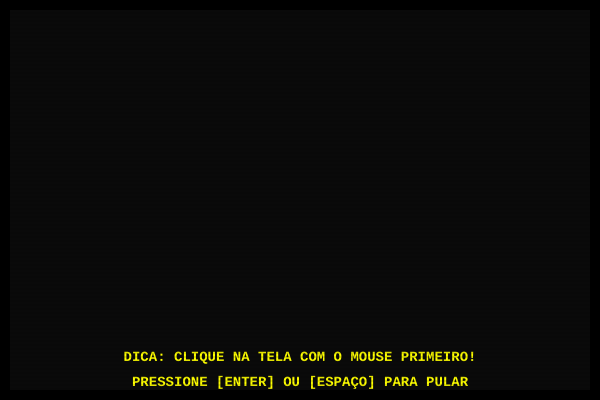
Frame 1 (no input)
Frame 60 (no input): identical to frame 1, image omitted
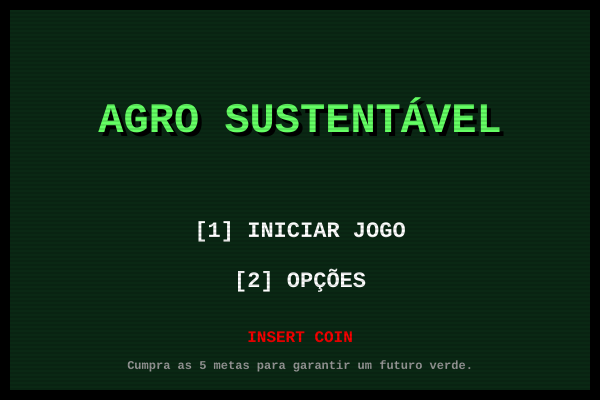
Frame 120 (the mouse pressed at the canvas centre since frame 60)

The p5.js sketch that drew these frames (run headless with seeded random() and noise() and a simulated clock; from frame 60 on, the mouse is pressed at the canvas centre):

// p5.js sketch
// ── sketch.js
// ================= VARIÁVEIS GLOBAIS =================
let estadoAtual = "INTRO"; // INTRO, MENU, OPCOES, TRANSICAO, FASE1 a 5, GAMEOVER, VITORIA
let tempoRestante = 30;
let vidas = 3;
let pontuacao = 0;
let multiplicadorVelocidade = 1.0; 

// Variáveis de Transição
let faseAlvo = 1;
let cliquesParaIniciar = 0;

// Textos e Descrições das Fases
let introducoesFases = [
  "", 
  "FASE 1: PLANTIO SUSTENTÁVEL\n\nO campo precisa de cuidados ecológicos.\nColete Água/Adubo (Azul) e evite agrotóxicos perigosos (Vermelho).",
  "FASE 2: TRANSPORTE CONSCIENTE\n\nHora de pegar a estrada rumo à cidade!\nO caminhão começa devagar e vai acelerando. Desvie dos buracos.",
  "FASE 3: SELEÇÃO DE QUALIDADE\n\nNo galpão de triagem dos alimentos.\nSepare rapidamente as maçãs boas (Verde) das estragadas (Marrom).",
  "FASE 4: DISTRIBUIÇÃO URBANA\n\nA van de entregas chegou ao centro comercial!\nO trânsito vai apertar e acelerar. Desvie dos carros vermelhos.",
  "FASE 5: USINA DE COMPOSTAGEM CAÓTICA\n\nALERTA de Nova Mecânica! A esteira magnética está instável!\nOs itens caem oscilando em ZIGUE-ZAGUE rápido. Pegue orgânicos!"
];

// Variáveis do Jogador e Entidades
let jogador;
let itens = [];
let nuvens = [];
let arvores = [];
let itensColetados = 0; 

// Variáveis de Opções e Dificuldade
let dificuldades = ["FÁCIL", "NORMAL", "DIFÍCIL"];
let diffIndex = 1; 
let somLigado = true;
let menuOpcaoSelecionada = 0;
let taxaSpawnBase = 60;

// Textos da Intro
let yTextoIntro;
let textoSustentabilidade = 
  "SENAR-PR e SEED-PR apresentam:\n\n" +
  "AGRO FORTE, FUTURO SUSTENTAVEL\n\n\n\n" +
  "Ano 199X.\n\n" +
  "O world percebeu que produzir alimentos\n" +
  "exigia grande responsabilidade.\n\n\n" +
  "Sua missao:\n" +
  "1. Plantio sustentavel no campo.\n" +
  "2. Transporte sem desperdicio.\n" +
  "3. Selecao de alimentos com qualidade.\n" +
  "4. Distribuicao urbana eficiente.\n" +
  "5. Compostagem dos residuos.\n\n\n" +
  "O equilibrio esta em suas maos!";

function setup() {
  createCanvas(600, 400);
  textFont('Courier New'); 
  textStyle(BOLD);
  yTextoIntro = height + 50; 
  
  iniciarJogador();
  gerarCenarioFundo();
}

function draw() {
  switch (estadoAtual) {
    case "INTRO": drawIntro(); break;
    case "MENU": drawMenu(); break;
    case "OPCOES": drawOpcoes(); break;
    case "TRANSICAO": drawTransicao(); break;
    case "FASE1": drawFase(1, 110, 190, 240, "PLANTIO CONSCIENTE", "Pegue Água/Adubo. Evite Poluição (Vermelho)!"); break;
    case "FASE2": drawFase(2, 80, 80, 80, "TRANSPORTE EFICIENTE", "Desvie dos buracos! Cuidado com a aceleração."); break;
    case "FASE3": drawFase(3, 160, 110, 80, "SELEÇÃO DE QUALIDADE", "Pegue maçãs boas. Evite as podres/marrons!"); break;
    case "FASE4": drawFase(4, 50, 50, 50, "DISTRIBUIÇÃO URBANA", "Desvie do trânsito que acelera com o tempo!"); break;
    case "FASE5": drawFase(5, 30, 30, 40, "USINA DE RECICLAGEM", "Cuidado! Itens oscilando em zigue-zague rápido!"); break;
    case "GAMEOVER": drawGameOver(); break;
    case "VITORIA": drawVitoria(); break;
  }
  
  aplicarEfeitoCRT(); 
  desenharBordaPreta(); 
}

// ================= TELAS DO JOGO =================

function drawIntro() {
  background(10);
  fill(50, 200, 50); textAlign(CENTER, TOP); textSize(16);
  text(textoSustentabilidade, width / 2, yTextoIntro);
  
  yTextoIntro -= 0.8; 
  
  if (frameCount % 60 < 30) {
    fill(255, 255, 0); textSize(14);
    text("DICA: CLIQUE NA TELA COM O MOUSE PRIMEIRO!", width / 2, height - 50);
    text("PRESSIONE [ENTER] OU [ESPAÇO] PARA PULAR", width / 2, height - 25);
  }
  
  if (yTextoIntro < -480) estadoAtual = "MENU";
}

function drawMenu() {
  background(10, 40, 20); 
  
  fill(0); textAlign(CENTER); textSize(42);
  text("AGRO SUSTENTÁVEL", width / 2 + 4, 104);
  fill(100, 255, 100); text("AGRO SUSTENTÁVEL", width / 2, 100);
  
  textSize(22); fill(255);
  text("[1] INICIAR JOGO", width / 2, 220);
  text("[2] OPÇÕES", width / 2, 270);
  
  textSize(12); fill(150);
  text("Cumpra as 5 metas para garantir um futuro verde.", width/2, height - 40);
  
  if (frameCount % 40 < 20) {
    fill(255, 0, 0); textSize(16); text("INSERT COIN", width / 2, 330);
  }
}

function drawOpcoes() {
  background(20, 20, 60);
  fill(255); textAlign(CENTER); textSize(30); text("OPÇÕES DE JOGO", width / 2, 80);
  
  textSize(20); textAlign(LEFT);
  fill(menuOpcaoSelecionada === 0 ? color(255, 255, 0) : color(255));
  text("Dificuldade: < " + dificuldades[diffIndex] + " >", 150, 180);
  fill(menuOpcaoSelecionada === 1 ? color(255, 255, 0) : color(255));
  text("Música/Som : < " + (somLigado ? "LIGADO" : "DESLIGADO") + " >", 150, 230);
  fill(menuOpcaoSelecionada === 2 ? color(255, 255, 0) : color(255));
  text("VOLTAR AO MENU", 150, 280);
  
  textAlign(CENTER); textSize(12); fill(150);
  text("Use SETAS para escolher. ENTER para confirmar.", width/2, height - 50);
}

function drawTransicao() {
  background(10, 30, 10);
  fill(50, 255, 50); textAlign(CENTER, TOP); textSize(24);
  
  // Exibição da Descrição Completa da Fase Atual
  rect(40, 40, width - 80, height - 160, 0); 
  fill(10, 30, 10); rect(44, 44, width - 88, height - 168, 0);
  
  fill(50, 255, 50);
  text(introducoesFases[faseAlvo], 60, 60, width - 120, height - 180);
  
  // Pergunta e Instrução de Entrada
  textSize(24); fill(255);
  text("VOCÊ ESTÁ PRONTO?", width / 2, height - 90);
  
  if (frameCount % 40 < 25) {
    fill(255, 255, 0); textSize(14);
    text("Click enter 2 vezes para iniciar a fase " + faseAlvo, width / 2, height - 55);
  }
  
  fill(200); textSize(12);
  text("Cliques registrados: " + cliquesParaIniciar + " / 2", width / 2, height - 35);
}

// ================= MOTOR DAS FASES =================

function drawFase(numFase, bgR, bgG, bgB, titulo, dica) {
  background(bgR, bgG, bgB);
  
  // Controle de velocidade das fases de locomoção (Garante largada suave)
  if (numFase === 2 || numFase === 4) {
    multiplicadorVelocidade = map(tempoRestante, 20, 0, 0.7, 1.7);
  } else {
    multiplicadorVelocidade = 1.0;
  }
  
  if (numFase === 1) { animarNuvens(); desenharChao(34, 139, 34); jogador.mostrar(color(220, 180, 130), "fazendeiro"); }
  else if (numFase === 2) { animarArvores(); desenharFaixasRua(); jogador.mostrar(color(200, 50, 50), "caminhao"); }
  else if (numFase === 3) { desenharChao(100, 50, 20); jogador.mostrar(color(150, 200, 250), "cesto"); } 
  else if (numFase === 4) { animarPredios(); desenharFaixasRua(); jogador.mostrar(color(255, 255, 255), "van"); }
  else if (numFase === 5) { desenharChao(80, 80, 90); jogador.mostrar(color(100, 60, 30), "composteira"); }
  
  atualizarHUD("FASE " + numFase + ": " + titulo, dica);
  
  if (frameCount % 60 === 0 && tempoRestante > 0) tempoRestante--;
  if (tempoRestante <= 0 && (numFase === 1 || numFase === 3 || numFase === 5)) gameOver(); 
  
  if (tempoRestante <= 0 && vidas > 0) {
    if (numFase === 2) iniciarTransicao(3);
    else if (numFase === 4) iniciarTransicao(5);
  }

  let limiteY = height - 80; 
  jogador.mover(numFase === 2 || numFase === 4 ? "ambos" : "horizontal");
  jogador.restringir(50, limiteY);

  let taxaAtual = taxaSpawnBase - (diffIndex * 10);
  if (numFase === 2 || numFase === 4) taxaAtual = max(25, taxaAtual - (multiplicadorVelocidade * 10));
  if (numFase === 5) taxaAtual = 20; // Spawn frenético e caótico na fase 5
  
  if (frameCount % floor(taxaAtual) === 0) gerarItem(numFase);
  
  gerenciarItens(numFase);
}

function drawGameOver() {
  background(0);
  fill(255, 0, 0); textAlign(CENTER); textSize(60);
  text("GAME OVER", width / 2, height / 2 - 20);
  textSize(18); fill(255);
  text("O ciclo sustentável foi interrompido.", width / 2, height / 2 + 30);
  if (frameCount % 40 < 20) {
    fill(255, 255, 0); text("PRESSIONE [R] PARA REINICIAR", width / 2, height / 2 + 90);
  }
}

function drawVitoria() {
  background(30, 120, 30);
  fill(255, 215, 0); textAlign(CENTER); textSize(40);
  text("CICLO COMPLETO!", width / 2, height / 2 - 40);
  textSize(18); fill(255);
  text("Você garantiu sustentabilidade do campo à mesa!", width / 2, height / 2 + 10);
  textSize(24); fill(100, 255, 100);
  text("PONTUAÇÃO FINAL: " + pontuacao, width / 2, height / 2 + 60);
  if (frameCount % 40 < 20) {
    fill(255); textSize(16); text("PRESSIONE [R] PARA JOGAR NOVAMENTE", width / 2, height / 2 + 110);
  }
}

// ================= CONTROLES E TRANSIÇÕES =================

function processarAcaoAvançar() {
  if (estadoAtual === "INTRO") {
    estadoAtual = "MENU";
  } else if (estadoAtual === "TRANSICAO") {
    cliquesParaIniciar++;
    if (cliquesParaIniciar >= 2) {
      prepararFase(faseAlvo);
    }
  } else if ((estadoAtual === "GAMEOVER" || estadoAtual === "VITORIA")) {
    estadoAtual = "MENU"; yTextoIntro = height + 50; 
  }
}

function mousePressed() { processarAcaoAvançar(); }

function keyPressed() {
  let ehBotaoAcao = (keyCode === ENTER || keyCode === 13 || keyCode === 32 || key === 'Enter');
  if (ehBotaoAcao) processarAcaoAvançar();
  
  if (estadoAtual === "MENU") {
    if (key === '1') iniciarTransicao(1);
    if (key === '2') { estadoAtual = "OPCOES"; menuOpcaoSelecionada = 0; }
  }
  
  if (estadoAtual === "OPCOES") {
    if (keyCode === UP_ARROW) menuOpcaoSelecionada = max(0, menuOpcaoSelecionada - 1);
    if (keyCode === DOWN_ARROW) menuOpcaoSelecionada = min(2, menuOpcaoSelecionada + 1);
    if (keyCode === LEFT_ARROW) {
      if (menuOpcaoSelecionada === 0) diffIndex = max(0, diffIndex - 1);
      if (menuOpcaoSelecionada === 1) somLigado = !somLigado;
    }
    if (keyCode === RIGHT_ARROW) {
      if (menuOpcaoSelecionada === 0) diffIndex = min(2, diffIndex + 1);
      if (menuOpcaoSelecionada === 1) somLigado = !somLigado;
    }
    if (ehBotaoAcao && menuOpcaoSelecionada === 2) estadoAtual = "MENU";
  }
  if ((key === 'r' || key === 'R')) {
     if(estadoAtual === "GAMEOVER" || estadoAtual === "VITORIA") processarAcaoAvançar();
  }
}

function iniciarTransicao(num) {
  estadoAtual = "TRANSICAO";
  faseAlvo = num;
  cliquesParaIniciar = 0;
}

function prepararFase(num) {
  estadoAtual = "FASE" + num;
  itens = [];
  itensColetados = 0;
  
  if (num === 1) { vidas = 3 - diffIndex; if (vidas < 1) vidas = 1; pontuacao = 0; }
  
  if (num === 1) tempoRestante = 30; 
  if (num === 2) tempoRestante = 20; 
  if (num === 3) tempoRestante = 30; 
  if (num === 4) tempoRestante = 20; 
  if (num === 5) tempoRestante = 30; 

  jogador.x = width / 2;
  jogador.y = height - 100;
  jogador.velocidade = (num === 5) ? 8 : 6; // Jogador ganha um pouco mais de velocidade na fase 5
}

function gameOver() { estadoAtual = "GAMEOVER"; }

// ================= VISUAIS RETRO E CENÁRIOS BRUTOS =================

function desenharBordaPreta() {
  stroke(0);
  strokeWeight(20); 
  noFill();
  rect(0, 0, width, height);
  noStroke(); 
}

function aplicarEfeitoCRT() {
  fill(0, 30); noStroke();
  for (let i = 0; i < height; i += 4) rect(0, i, width, 2);
}

function atualizarHUD(titulo, dica) {
  fill(0, 180); rect(0, 0, width, 50);
  fill(255); textSize(14); textAlign(LEFT);
  text("VIDAS: " + vidas + " | TEMPO: " + tempoRestante + "s | PTS: " + pontuacao, 15, 22);
  textAlign(RIGHT); fill(100, 255, 100); text(titulo, width - 15, 22);
  textAlign(CENTER); fill(255, 255, 0); text(dica, width / 2, 42);
}

function desenharChao(r, g, b) {
  fill(r, g, b); rect(0, height - 70, width, 70);
  fill(r-20, g-20, b-20);
  for(let i=0; i<width; i+=40) rect(i + 10, height - 40, 20, 10); 
}

function desenharFaixasRua() {
  fill(150, 150, 0); rect(80, 50, 10, height); rect(510, 50, 10, height);
  fill(255); 
  let velocidadeRua = (10 + (diffIndex * 2)) * multiplicadorVelocidade; 
  for(let i = -50; i < height; i+=60) rect(width/2 - 5, i + (frameCount * velocidadeRua) % 60, 10, 30); 
}

function gerarCenarioFundo() {
  for (let i=0; i<4; i++) nuvens.push({x: random(width), y: random(50, 150), w: random(40, 60), h: random(20, 30), v: random(0.5, 1.5)});
  for (let i=0; i<6; i++) arvores.push({x: (i%2===0 ? random(10, 60) : random(530, 580)), y: random(height)});
}

function animarNuvens() {
  fill(255, 230); noStroke();
  for (let n of nuvens) {
    rect(n.x, n.y, n.w, n.h);
    rect(n.x - 10, n.y + 10, n.w + 20, n.h - 10);
    n.x += n.v; if (n.x > width + 50) n.x = -50;
  }
}

function animarArvores() {
  let velocidadeRua = (8 + (diffIndex * 2)) * multiplicadorVelocidade; 
  for (let a of arvores) {
    fill(139, 69, 19); rect(a.x - 5, a.y, 10, 20); 
    fill(34, 100, 34); rect(a.x - 15, a.y - 15, 30, 30); 
    a.y += velocidadeRua;
    if (a.y > height + 40) { a.y = -40; a.x = (random(1) < 0.5) ? random(10, 60) : random(530, 580); }
  }
}

function animarPredios() {
  fill(30, 30, 40); rect(0, 50, width, height);
  let velocidadeRua = (10 + (diffIndex * 2)) * multiplicadorVelocidade; 
  for (let a of arvores) {
    fill(80, 80, 100); rect(a.x - 20, a.y, 40, 70); 
    fill(255, 255, 0); rect(a.x - 10, a.y + 10, 8, 8); 
    a.y += velocidadeRua;
    if (a.y > height + 40) { a.y = -40; a.x = (random(1) < 0.5) ? random(10, 60) : random(530, 580); }
  }
}

// ================= ENTIDADES QUADRADAS STYLE =================

function iniciarJogador() {
  jogador = {
    x: width / 2, y: height - 100, w: 40, h: 40, velocidade: 6,
    mostrar: function(corBase, tipo) {
      if (tipo === "fazendeiro") {
        fill(corBase); rect(this.x, this.y, this.w, this.h); 
        fill(0, 0, 255); rect(this.x, this.y + 20, this.w, 20); 
        fill(255, 220, 150); rect(this.x + 10, this.y - 15, 20, 20); 
        fill(200, 200, 50); rect(this.x + 5, this.y - 20, 30, 5); rect(this.x + 10, this.y - 25, 20, 10); 
      } else if (tipo === "caminhao" || tipo === "van") {
        fill(tipo==="van"? 255 : 170); rect(this.x, this.y, this.w, this.h + 20); 
        fill(corBase); rect(this.x + 5, this.y - 15, this.w - 10, 20); 
        fill(30); rect(this.x - 5, this.y + 10, 5, 15); rect(this.x + this.w, this.y + 10, 5, 15); 
        rect(this.x - 5, this.y + 40, 5, 15); rect(this.x + this.w, this.y + 40, 5, 15); 
      } else if (tipo === "cesto" || tipo === "composteira") {
        fill(corBase); rect(this.x, this.y, this.w + 10, this.h); 
        fill(0, 60); rect(this.x + 5, this.y + 5, this.w, this.h - 10); 
      }
    },
    mover: function(direcoes) {
      if (keyIsDown(LEFT_ARROW)) this.x -= this.velocidade;
      if (keyIsDown(RIGHT_ARROW)) this.x += this.velocidade;
      if (direcoes === "ambos") {
        if (keyIsDown(UP_ARROW)) this.y -= this.velocidade;
        if (keyIsDown(DOWN_ARROW)) this.y += this.velocidade;
      }
    },
    restringir: function(minX, maxY) {
      this.x = constrain(this.x, minX, width - minX - this.w);
      this.y = constrain(this.y, 50, maxY);
    }
  };
}

function gerarItem(fase) {
  let velocidade = random(3, 5) + diffIndex;
  let tipo = random(1) < 0.7 ? "bom" : "ruim";
  if (fase === 2) { tipo = "ruim"; velocidade *= 1.1; } 
  if (fase === 4) { tipo = "ruim"; velocidade *= 1.2; } 
  if (fase === 5) { velocidade = random(5, 7) + diffIndex; } // Fase 5 é inerentemente mais rápida
  itens.push(new Item(random(120, width - 120), -40, tipo, velocidade, fase));
}

class Item {
  constructor(x, y, tipo, vel, fase) {
    this.x = x; this.y = y; this.tipo = tipo; this.vel = vel; this.fase = fase; this.w = 25; this.h = 25;
    this.seedOscilacao = random(0, 100); // Evita que todos os itens da fase 5 dancem no mesmo tempo
  }
  mostrar() {
    noStroke();
    if (this.fase === 1) { 
      if (this.tipo === "bom") { 
        fill(50, 150, 255); triangle(this.x, this.y - 12, this.x - 10, this.y + 10, this.x + 10, this.y + 10); 
      } else { 
        fill(200, 40, 40); rect(this.x - 10, this.y - 10, 20, 20); 
      }
    } else if (this.fase === 2) { 
      fill(30); rect(this.x - 15, this.y - 10, 30, 20); 
    } else if (this.fase === 3) { 
      fill(this.tipo === "bom" ? color(50, 220, 50) : color(139, 69, 19)); 
      rect(this.x - 10, this.y - 10, 20, 20); 
    } else if (this.fase === 4) { 
      fill(220, 40, 40); rect(this.x-10, this.y-15, 20, 30); 
      fill(255,255,0); rect(this.x-8, this.y+10, 4, 4); rect(this.x+4, this.y+10, 4, 4); 
    } else if (this.fase === 5) { 
      if (this.tipo === "bom") { 
        fill(0, 255, 100); rect(this.x - 10, this.y - 10, 20, 20); // Cubo Verde Orgânico Brilhante
        fill(0, 180, 50); rect(this.x - 6, this.y - 6, 12, 12);
      } else { 
        fill(255, 150, 0); rect(this.x - 8, this.y - 12, 16, 24); // Pilha de Resíduo Químico Corrosivo
        fill(255, 0, 0); rect(this.x - 4, this.y - 4, 8, 8);
      }
    }
  }
  atualizar() { 
    if (this.fase === 2 || this.fase === 4) {
      this.y += (this.vel * multiplicadorVelocidade); 
    } else if (this.fase === 5) {
      this.y += this.vel;
      // MECÂNICA EXCLUSIVA FASE 5: Movimento horizontal matemático em zigue-zague senoidal
      this.x += sin((this.y * 0.06) + this.seedOscilacao) * 6; 
      this.x = constrain(this.x, 80, width - 80); // Mantém nas margens da esteira
    } else {
      this.y += this.vel; 
    }
  }
  bater(j) { return (this.x > j.x - 12 && this.x < j.x + j.w + 12 && this.y > j.y - 12 && this.y < j.y + j.h + 12); }
}

function gerenciarItens(numFase) {
  let faseDeColeta = (numFase === 1 || numFase === 3 || numFase === 5);
  for (let i = itens.length - 1; i >= 0; i--) {
    itens[i].atualizar(); itens[i].mostrar();
    
    if (itens[i].bater(jogador)) {
      if (faseDeColeta) {
        if (itens[i].tipo === "bom") { 
          pontuacao += 15 * (diffIndex + 1); 
          itensColetados++; 
        } else { 
          vidas--; 
          background(255, 0, 0, 150); 
          if (vidas <= 0) gameOver(); 
        }
      } else { 
        vidas--; pontuacao -= 10; background(255, 0, 0, 150); if (vidas <= 0) gameOver();
      }
      itens.splice(i, 1);
    } else if (itens[i].y > height) {
      if (!faseDeColeta) pontuacao += 5; 
      itens.splice(i, 1);
    }
  }
  
  if (faseDeColeta && itensColetados >= 12) {
    if (numFase === 1) iniciarTransition(2);
    else if (numFase === 3) iniciarTransicao(4);
    else if (numFase === 5) estadoAtual = "VITORIA";
  }
}

// Pequeno fix auxiliar para rotas internas alternadas
function iniciarTransition(num) { iniciarTransicao(num); }
